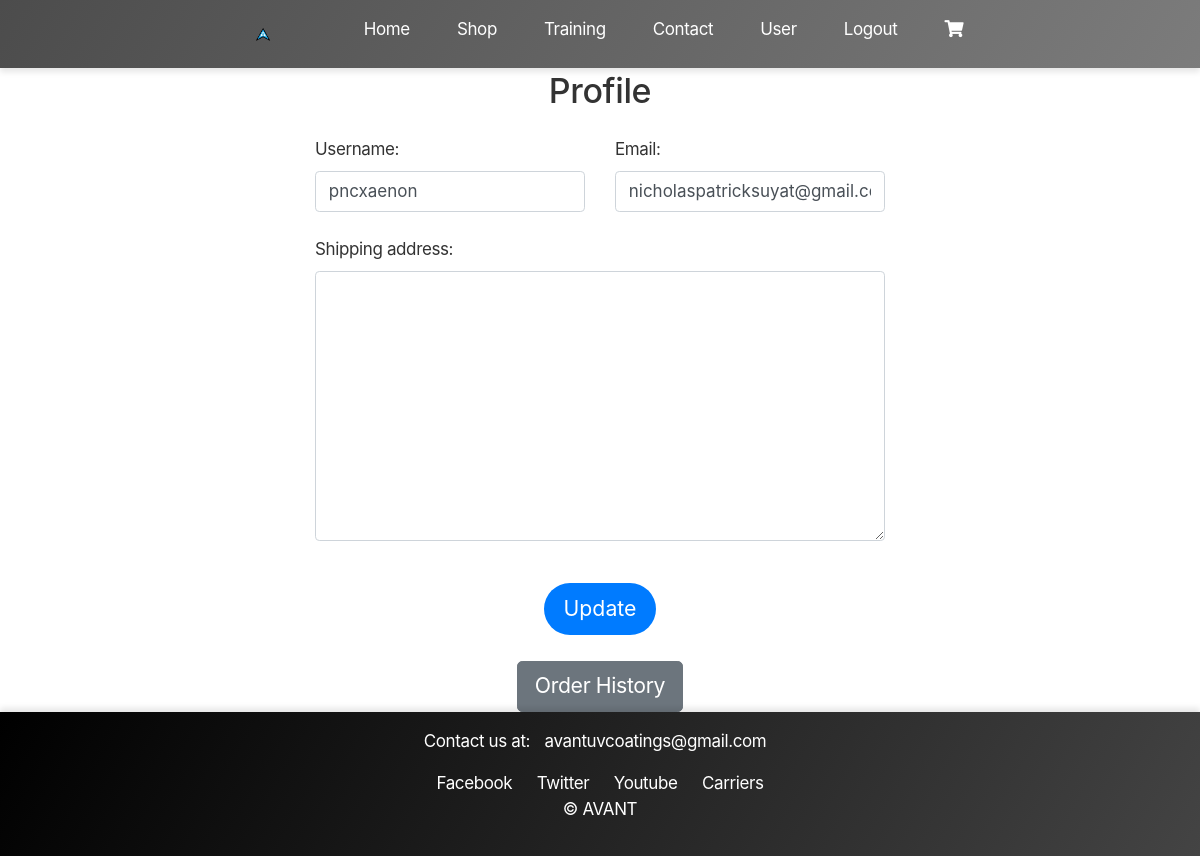
Page /user/profile/ (signed in) on the earlier database version.
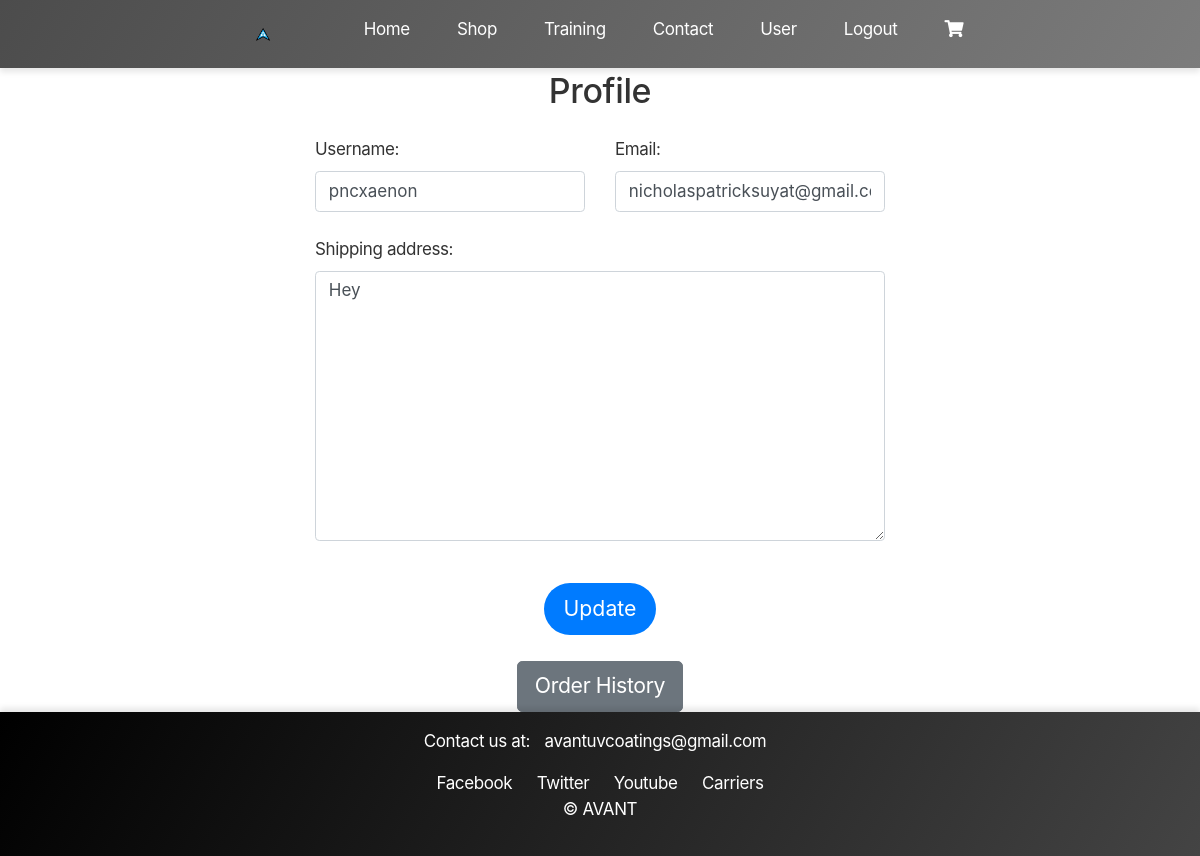
Same page on the later database version.
### user/models.py (models this page shows, shortened)
class UserProfile(models.Model):
    user = models.OneToOneField(CustomUser, on_delete=models.CASCADE, related_name='profile')
    bio = models.TextField(blank=True)
    shipping_address = models.TextField(blank=True, null=True)

### user/views.py (the view)
# urls.py: path('profile/', profile, name='profile'),
@login_required
def profile(request):
    if request.method == 'POST':
        user_form = UserUpdateForm(request.POST, instance=request.user)
        profile_form = ProfileUpdateForm(request.POST, instance=request.user.profile)
        if user_form.is_valid() and profile_form.is_valid():
            user_form.save()
            profile_form.save()
            messages.success(request, 'Your profile has been updated!')
            return redirect('user:profile')
    else:
        user_form = UserUpdateForm(instance=request.user)
        profile_form = ProfileUpdateForm(instance=request.user.profile)
    return render(request, 'user/profile.html', {
        'user_form': user_form,
        'profile_form': profile_form
    })

### user/forms.py
class UserUpdateForm(forms.ModelForm):
    email = forms.EmailField()
    class Meta:
        model = CustomUser
        fields = ['username', 'email']

class ProfileUpdateForm(forms.ModelForm):
    class Meta:
        model = UserProfile
        fields = ['bio', 'shipping_address']

### user/templatetags/form_tags.py (called while the page is built)
@register.filter(name='add_class')
def add_class(field, css_class):
    return field.as_widget(attrs={'class': css_class})

### user/templates/user/profile.html (shortened to what this page needs)
{% extends "home/base.html" %}
{% load static %}
{% load form_tags %}
{% block content %}
  <div class="container mt-5">
    <h2 class="text-center mb-4">Profile</h2>
    <form method="post" class="mt-4">
      <div class="row">
        <div class="col-md-6">
          <div class="form-group">
            {{ user_form.username.label_tag }}
            {{ user_form.username|add_class:"form-control" }}
          </div>
        </div>
        <div class="col-md-6">
          <div class="form-group">
            {{ user_form.email.label_tag }}
            {{ user_form.email|add_class:"form-control" }}
          </div>
        </div>
        <div class="col-md-12">
          <div class="form-group">
            {{ profile_form.shipping_address.label_tag }}
            {{ profile_form.shipping_address|add_class:"form-control" }}
          </div>
        </div>
      </div>
      <div class="text-center mt-3">
        <button type="submit" class="btn btn-primary btn-lg">Update</button>
      </div>
    </form>
    <div class="text-center mt-4">
        <a href="{% url 'user:order_history' %}" class="btn btn-secondary btn-lg">Order History</a>
    </div>
  </div>
{% endblock %}

Differences in the rows shown:
changed UserProfile: shipping_address (not shown) → "Hey"
